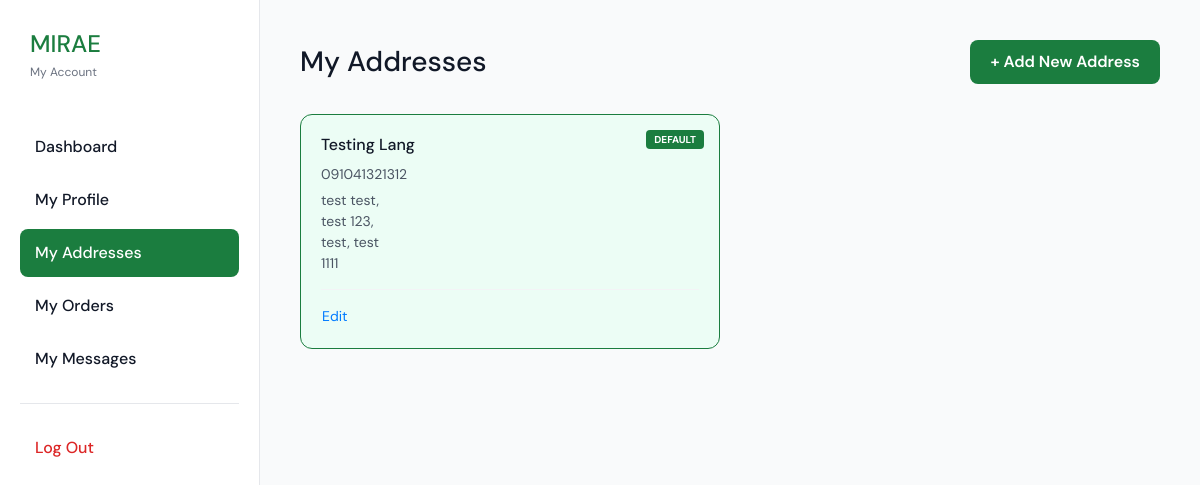
Page /user/addresses.php (signed in) on the committed database.
### tables this page shows
CREATE TABLE `customer_addresses` (
  `id` int(11) NOT NULL AUTO_INCREMENT,
  `customer_id` int(11) NOT NULL,
  `recipient_name` varchar(255) NOT NULL,
  `mobile_number` varchar(20) NOT NULL,
  `house_unit_no` varchar(100) DEFAULT NULL,
  `street` varchar(255) DEFAULT NULL,
  `barangay` varchar(100) DEFAULT NULL,
  `city_municipality` varchar(100) DEFAULT NULL,
  `province` varchar(100) DEFAULT NULL,
  `zip_code` varchar(20) DEFAULT NULL,
  `is_default` tinyint(1) DEFAULT 0,
  `created_at` timestamp NOT NULL DEFAULT current_timestamp(),
  PRIMARY KEY (`id`),
  KEY `customer_id` (`customer_id`),
  CONSTRAINT `customer_addresses_ibfk_1` FOREIGN KEY (`customer_id`) REFERENCES `customers` (`id`) ON DELETE CASCADE
);

### user/addresses.php (the view, shortened to what this page needs)
<?php
require_once '../config/db.php';
$userId = $_SESSION['user_id'];
$addresses = [];
$stmt = $conn->prepare("SELECT * FROM customer_addresses WHERE customer_id = ? ORDER BY is_default DESC, created_at DESC");
$stmt->bind_param('i', $userId);
$stmt->execute();
$result = $stmt->get_result();
while ($row = $result->fetch_assoc()) $addresses[] = $row;
?>
<!DOCTYPE html>
<html lang="en">
<head>
    <link rel="stylesheet" href="https://stackpath.bootstrapcdn.com/bootstrap/4.5.2/css/bootstrap.min.css">
    <link rel="stylesheet" href="../css/loader.css">
</head>
<body class="addresses-page">
    <div class="user-layout">
        <aside class="user-sidebar">
            <div style="margin-bottom: 40px; padding-left: 10px;">
                <h1 style="font-size: 24px; color: var(--primary); margin: 0;">MIRAE</h1>
                <span style="font-size: 12px; color: var(--text-gray);">My Account</span>
            </div>
            <nav>
                <a href="dashboard.php" class="nav-link">Dashboard</a>
                <a href="profile.php" class="nav-link">My Profile</a>
                <a href="addresses.php" class="nav-link active">My Addresses</a>
                <a href="orders.php" class="nav-link">My Orders</a>
                <a href="messages.php" class="nav-link">My Messages</a>
                <hr style="margin: 20px 0; border: none; border-top: 1px solid var(--border);">
                <a href="logout.php" class="nav-link" style="color: #dc2626;">Log Out</a>
            </nav>
        </aside>
        <main class="user-main">
            <div class="page-header">
                <h1>My Addresses</h1>
                <button class="btn btn-primary" onclick="toggleModal(true)">+ Add New Address</button>
            </div>
            <div class="address-grid">
                <?php foreach ($addresses as $addr): ?>
                    <div class="address-card <?php echo $addr['is_default'] ? 'default' : ''; ?>">
                        <?php if ($addr['is_default']) echo '<span class="default-badge">DEFAULT</span>'; ?>
                        <h4><?php echo htmlspecialchars($addr['recipient_name']); ?></h4>
                        <p><?php echo htmlspecialchars($addr['mobile_number']); ?></p>
                        <p>
                            <?php echo htmlspecialchars($addr['house_unit_no']); ?> <?php echo htmlspecialchars($addr['street']); ?>,<br>
                            <?php echo htmlspecialchars($addr['barangay']); ?>,<br>
                            <?php echo htmlspecialchars($addr['city_municipality']); ?>, <?php echo htmlspecialchars($addr['province']); ?><br>
                            <?php echo htmlspecialchars($addr['zip_code']); ?>
                        </p>
                        <div class="address-actions">
                            <button class="btn btn-link btn-sm p-0">Edit</button>
                        </div>
                    </div>
                <?php endforeach; ?>
            </div>
        </main>
    </div>
</body>
</html>

### user/addresses.php (style rules this page uses)
:root { --primary: #1b7d3f; --primary-light: #ecfdf5; --text-dark: #111827; --text-gray: #6b7280; --border: #e5e7eb; }
body { font-family: 'DM Sans', sans-serif; background: #f9fafb; margin: 0; color: var(--text-dark); }
.user-layout { display: flex; min-height: 100vh; }
.user-sidebar { width: 260px; background: white; border-right: 1px solid var(--border); padding: 30px 20px; }
.nav-link { display: block; padding: 12px 15px; color: var(--text-dark); text-decoration: none; border-radius: 8px; margin-bottom: 5px; font-weight: 500; transition: all 0.2s; }
.nav-link.active { background: var(--primary); color: white; }
.user-main { flex: 1; padding: 40px; }
.page-header { margin-bottom: 30px; display: flex; justify-content: space-between; align-items: center; }
.page-header h1 { font-size: 28px; margin: 0; }
.address-grid { display: grid; grid-template-columns: repeat(auto-fill, minmax(300px, 1fr)); gap: 20px; }
.address-card { background: white; border-radius: 12px; border: 1px solid var(--border); padding: 20px; position: relative; }
.address-card.default { border-color: var(--primary); background: var(--primary-light); }
.default-badge { position: absolute; top: 15px; right: 15px; background: var(--primary); color: white; padding: 2px 8px; border-radius: 4px; font-size: 10px; font-weight: 700; }
.address-card h4 { margin: 0 0 10px 0; font-size: 16px; }
.address-card p { margin: 5px 0; font-size: 14px; color: #4b5563; }
.address-actions { margin-top: 15px; display: flex; gap: 10px; border-top: 1px solid #f3f4f6; padding-top: 15px; }
.btn-primary { padding: 10px 20px; background: var(--primary); color: white; border: none; border-radius: 8px; font-weight: 600; cursor: pointer; }

### rows in the picture
customer_addresses: is_default "DEFAULT", recipient_name "Testing Lang", mobile_number "091041321312", house_unit_no "test", street "test", barangay "test 123", city_municipality "test", province "test", zip_code "1111"
